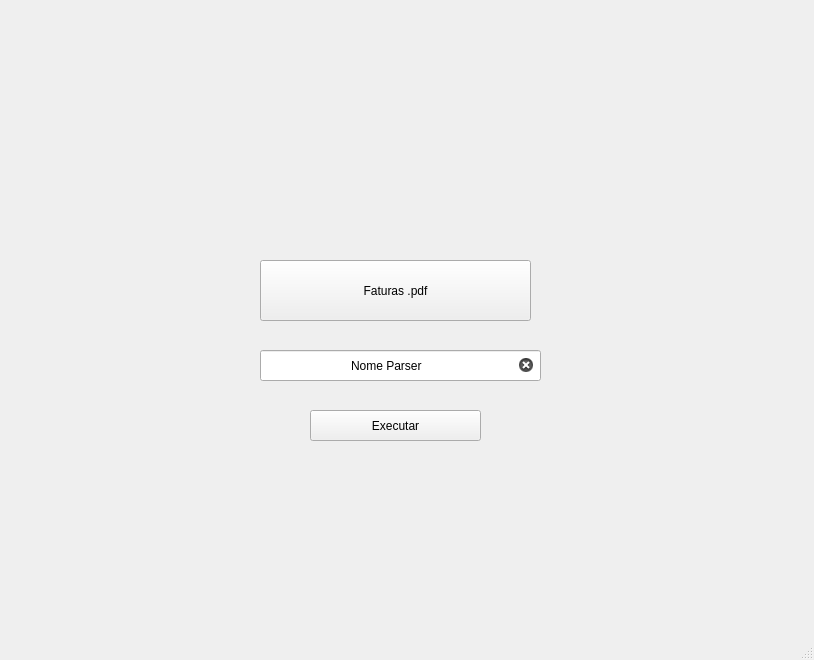
<?xml version="1.0" encoding="UTF-8"?>
<ui version="4.0">
 <class>SAM</class>
 <widget class="QMainWindow" name="SAM">
  <property name="enabled">
   <bool>true</bool>
  </property>
  <property name="geometry">
   <rect>
    <x>0</x>
    <y>0</y>
    <width>814</width>
    <height>660</height>
   </rect>
  </property>
  <property name="windowTitle">
   <string>SAM</string>
  </property>
  <property name="toolTip">
   <string/>
  </property>
  <property name="statusTip">
   <string/>
  </property>
  <property name="layoutDirection">
   <enum>Qt::LeftToRight</enum>
  </property>
  <widget class="QWidget" name="centralwidget">
   <widget class="QLabel" name="label">
    <property name="geometry">
     <rect>
      <x>-800</x>
      <y>-160</y>
      <width>1611</width>
      <height>800</height>
     </rect>
    </property>
    <property name="text">
     <string/>
    </property>
    <property name="pixmap">
     <pixmap>Blue-lines-geometric.jpg</pixmap>
    </property>
   </widget>
   <widget class="QLabel" name="label_2">
    <property name="geometry">
     <rect>
      <x>0</x>
      <y>0</y>
      <width>211</width>
      <height>51</height>
     </rect>
    </property>
    <property name="text">
     <string/>
    </property>
    <property name="pixmap">
     <pixmap>png guiando (2).png</pixmap>
    </property>
   </widget>
   <widget class="QPushButton" name="pushButton">
    <property name="geometry">
     <rect>
      <x>260</x>
      <y>260</y>
      <width>271</width>
      <height>61</height>
     </rect>
    </property>
    <property name="text">
     <string>Faturas .pdf</string>
    </property>
   </widget>
   <widget class="QPushButton" name="pushButton_4">
    <property name="geometry">
     <rect>
      <x>310</x>
      <y>410</y>
      <width>171</width>
      <height>31</height>
     </rect>
    </property>
    <property name="text">
     <string>Executar</string>
    </property>
   </widget>
   <widget class="QLineEdit" name="lineEdit_2">
    <property name="geometry">
     <rect>
      <x>260</x>
      <y>350</y>
      <width>281</width>
      <height>31</height>
     </rect>
    </property>
    <property name="autoFillBackground">
     <bool>false</bool>
    </property>
    <property name="text">
     <string>Nome Parser</string>
    </property>
    <property name="alignment">
     <set>Qt::AlignCenter</set>
    </property>
    <property name="clearButtonEnabled">
     <bool>true</bool>
    </property>
   </widget>
  </widget>
  <widget class="QMenuBar" name="menubar">
   <property name="geometry">
    <rect>
     <x>0</x>
     <y>0</y>
     <width>814</width>
     <height>21</height>
    </rect>
   </property>
  </widget>
  <widget class="QStatusBar" name="statusbar"/>
 </widget>
 <resources/>
 <connections/>
</ui>
